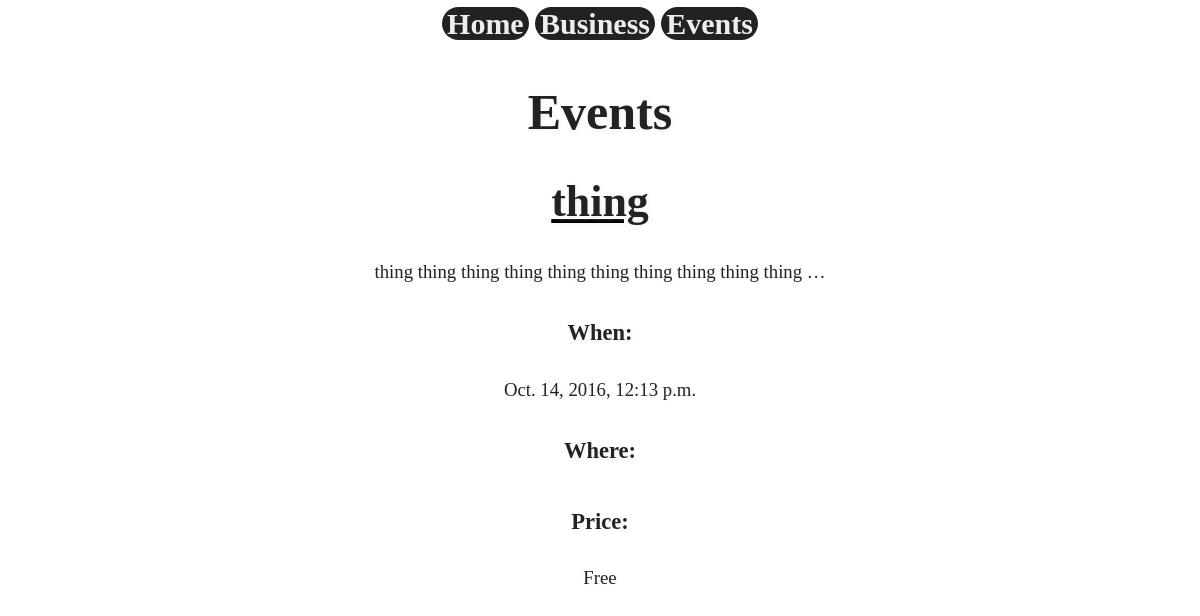
Screenshot of /events/ with the database file from the repository.
### events/models.py (models this page shows, shortened)
class Event(models.Model):
    name = models.CharField(max_length=255)
    description = models.TextField()
    start_time = models.DateTimeField()
    price = models.SmallIntegerField(blank=True, null=True)
    capacity = models.SmallIntegerField(blank=True, null=True)

### events/views.py (the view)
# urls.py: url(r'^events/$', events),
def events(request):
    events = Event.objects.all()
    return render(request, 'events.html', {'events': events})

### Templates/events.html (shortened to what this page needs)
{% extends '_partials/base.html' %}
{% block content %}
    <h1>Events</h1>
    {% for event in events %}
      <div>
        <h3><a href="{% url 'event' pk=event.pk %}" class="name">{{ event.name }}</a></h3>
        <p>{{ event.description|truncatewords:10 }}</p>
        <dl>
          <dt>When:</dt>
          <dd>{{ event.start_time }}</dd>
          <dt>Where:</dt>
          <dt>Price:</dt>
          <dd>
            {% if event.price %}
              ${{event.price}}
            {% else %}
              Free
            {% endif %}
          </dd>
        </dl>
      </div>
    {% endfor %}
{% endblock %}

### assets/css/app.css (style rules this page uses)
body { color: #222; font-size: 25px; line-height: 1.6; margin: 0; padding: 0; text-align: center; text-shadow: 1px 1px 5px #eee; background-image: url('../img/DSC_0001.JPG'); background-repeat: repeat-y; background-size: cover; }
h3 a, h3 a:visited, h3 a:hover { font-size: 1.5em; text-decoration: underline; text-decoration-color: black; }
a, a:visited { color: #222 ; font-size: 30px; font-weight: bold; text-decoration: dotted; }
h1, h2, h3 { font-size: 2em inherit; line-height: 1.2; }
dt { font-weight: bold; margin-bottom: 0.75em; padding-bottom: 0.3em; font-size: .9em; }
dd, p { font-size: .75em; margin-bottom: 1.5em; margin-left: 0; margin-right: 0; }

### rows the page displays
Event: name "thing", description "thing thing thing thing thing thing thing thing thing thing …", start_time "Oct. 14, 2016, 12:13 p.m.", shows "Free"
